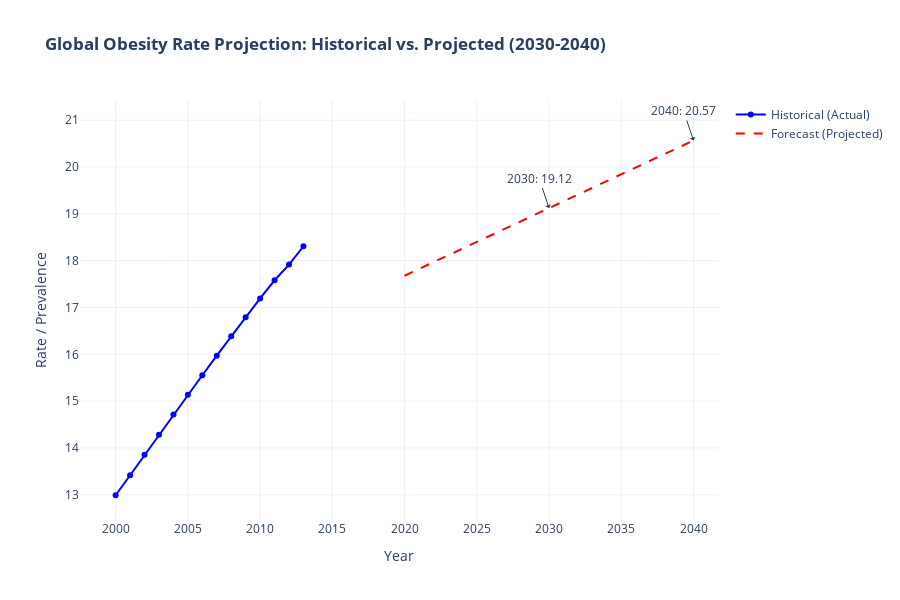
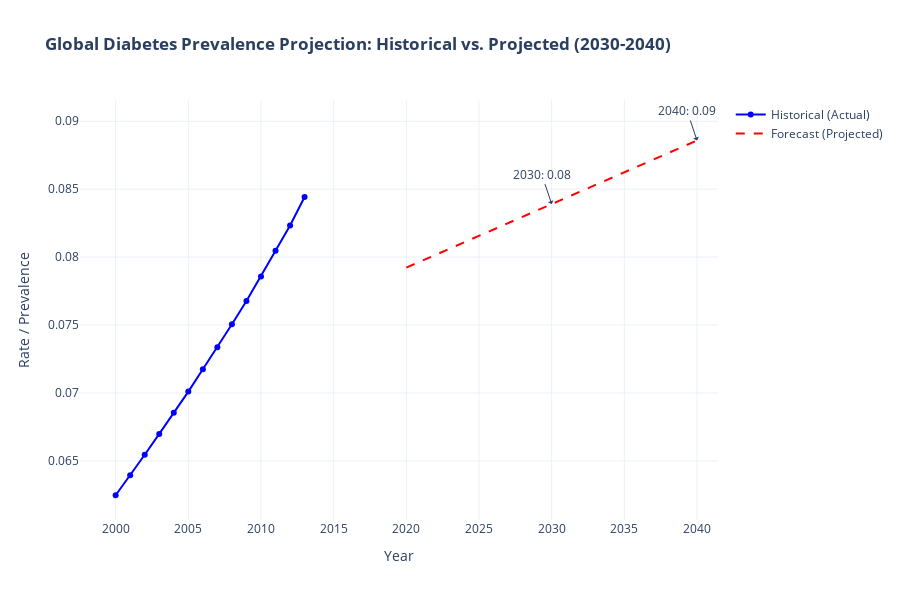

Notebook cell for these charts, in order:
### Markdown cell above
## 3. Step 2 & 3: Train Disease Models & Predict Future Rates
Now we train a model to understand how Diet impacts Disease, and apply it to our forecasted diet.

### Code cell
def forecast_disease(target_col, title):
    # 1. Train Model (Historical Data)
    X = merged_df[nutrient_cols]
    y = merged_df[target_col]
    
    model = LinearRegression()
    model.fit(X, y)
    r2 = model.score(X, y)
    print(f"Model R² for {target_col}: {r2:.4f}")
    
    # 2. Predict Future (using Forecasted Diet)
    X_future = future_df[nutrient_cols]
    future_predictions = model.predict(X_future)
    
    # 3. Combine for Plotting
    # Historical Global Average for the Target
    hist_avg = merged_df.groupby('Year')[target_col].mean().reset_index()
    
    # Plot
    fig = go.Figure()
    
    # Historical Data
    fig.add_trace(go.Scatter(x=hist_avg['Year'], y=hist_avg[target_col], 
                             name='Historical (Actual)', line=dict(color='blue')))
    
    # Forecast Data
    fig.add_trace(go.Scatter(x=future_df['Year'], y=future_predictions, 
                             name='Forecast (Projected)', line=dict(color='red', dash='dash')))
    
    # Add confidence interval or range? (Optional, keeping it simple for now)
    
    fig.update_layout(title=f'<b>{title}: Historical vs. Projected (2030-2040)</b>',
                      xaxis_title='Year', yaxis_title='Rate / Prevalence',
                      template='plotly_white', height=600)
    
    # Add annotation for 2030 and 2040 values
    val_2030 = future_predictions[future_df['Year'] == 2030][0]
    val_2040 = future_predictions[future_df['Year'] == 2040][0]
    
    fig.add_annotation(x=2030, y=val_2030, text=f"2030: {val_2030:.2f}", showarrow=True, arrowhead=1)
    fig.add_annotation(x=2040, y=val_2040, text=f"2040: {val_2040:.2f}", showarrow=True, arrowhead=1)
    
    fig.show()

# Run Forecasts
forecast_disease('Obesity_Rate', 'Global Obesity Rate Projection')
forecast_disease('Diabetes_Rate', 'Global Diabetes Prevalence Projection')

### Figure 1 — Plotly figure (JSON) as saved in the notebook; plotly's stock layout.template omitted (floating-point values rounded to 4 significant figures)
{"data": [{"line": {"color": "blue"}, "name": "Historical (Actual)", "type": "scatter", "x": [2000, 2001, 2002, 2003, 2004, 2005, 2006, 2007, 2008, 2009, 2010, 2011, 2012, 2013], "y": [12.99, 13.42, 13.85, 14.28, 14.71, 15.14, 15.55, 15.97, 16.38, 16.79, 17.19, 17.58, 17.92, 18.31]}, {"line": {"color": "red", "dash": "dash"}, "name": "Forecast (Projected)", "type": "scatter", "x": [2020, 2021, 2022, 2023, 2024, 2025, 2026, 2027, 2028, 2029, 2030, 2031, 2032, 2033, 2034, 2035, 2036, 2037, 2038, 2039, 2040], "y": [17.68, 17.82, 17.97, 18.11, 18.26, 18.4, 18.54, 18.69, 18.83, 18.98, 19.12, 19.27, 19.41, 19.56, 19.7, 19.84, 19.99, 20.13, 20.28, 20.42, 20.57]}], "layout": {"annotations": [{"arrowhead": 1, "showarrow": true, "text": "2030: 19.12", "x": 2030, "y": 19.12}, {"arrowhead": 1, "showarrow": true, "text": "2040: 20.57", "x": 2040, "y": 20.57}], "height": 600, "title": {"text": "<b>Global Obesity Rate Projection: Historical vs. Projected (2030-2040)</b>"}, "xaxis": {"title": {"text": "Year"}}, "yaxis": {"title": {"text": "Rate / Prevalence"}}}}

### Figure 2 — Plotly figure (JSON) as saved in the notebook; plotly's stock layout.template omitted (floating-point values rounded to 4 significant figures)
{"data": [{"line": {"color": "blue"}, "name": "Historical (Actual)", "type": "scatter", "x": [2000, 2001, 2002, 2003, 2004, 2005, 2006, 2007, 2008, 2009, 2010, 2011, 2012, 2013], "y": [0.06247, 0.06394, 0.06545, 0.06699, 0.06854, 0.0701, 0.07175, 0.07337, 0.07505, 0.07677, 0.07857, 0.08046, 0.08233, 0.08442]}, {"line": {"color": "red", "dash": "dash"}, "name": "Forecast (Projected)", "type": "scatter", "x": [2020, 2021, 2022, 2023, 2024, 2025, 2026, 2027, 2028, 2029, 2030, 2031, 2032, 2033, 2034, 2035, 2036, 2037, 2038, 2039, 2040], "y": [0.07922, 0.07969, 0.08016, 0.08063, 0.0811, 0.08156, 0.08203, 0.0825, 0.08297, 0.08343, 0.0839, 0.08437, 0.08484, 0.08531, 0.08577, 0.08624, 0.08671, 0.08718, 0.08765, 0.08811, 0.08858]}], "layout": {"annotations": [{"arrowhead": 1, "showarrow": true, "text": "2030: 0.08", "x": 2030, "y": 0.0839}, {"arrowhead": 1, "showarrow": true, "text": "2040: 0.09", "x": 2040, "y": 0.08858}], "height": 600, "title": {"text": "<b>Global Diabetes Prevalence Projection: Historical vs. Projected (2030-2040)</b>"}, "xaxis": {"title": {"text": "Year"}}, "yaxis": {"title": {"text": "Rate / Prevalence"}}}}
